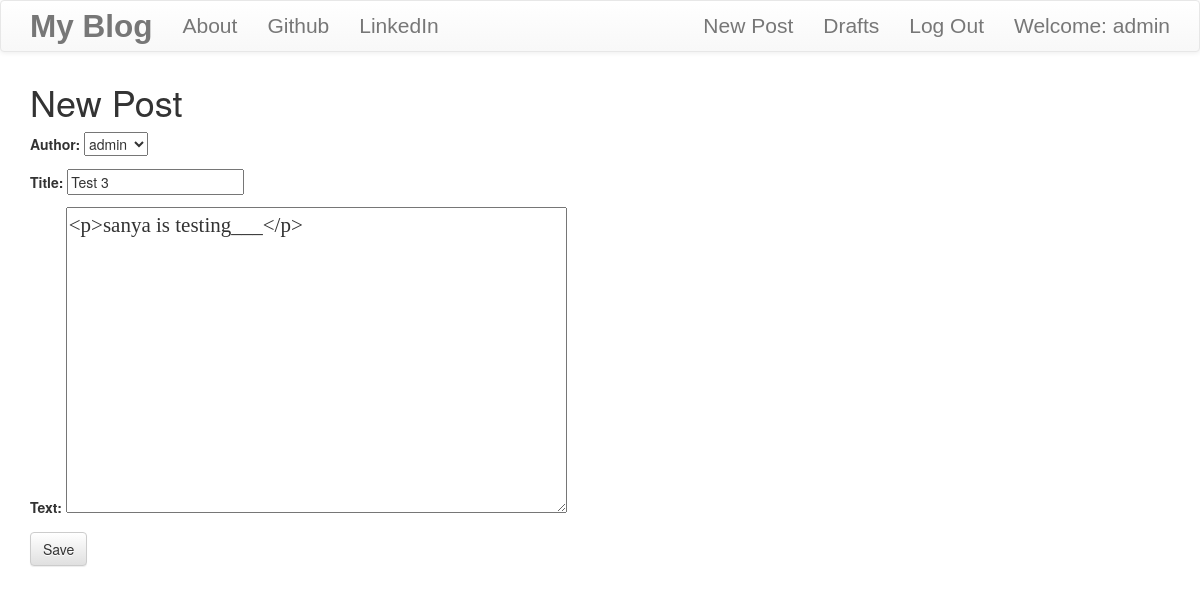
Page /post/18/edit/ (signed in) on the committed database.
### blog/models.py (models this page shows, shortened)
class Post(models.Model):
    author = models.ForeignKey('auth.User', on_delete=models.CASCADE)
    title = models.CharField(max_length=200)
    text = models.TextField()
    created_date = models.DateTimeField(default=timezone.now)
    published_date = models.DateTimeField(blank=True, null=True)

### blog/views.py (the view)
# urls.py: path('post/<int:pk>/edit/', views.PostUpdateView.as_view(), name='post_edit'),
class PostUpdateView(LoginRequiredMixin,UpdateView):
    login_url = '/login/'
    REDIRECT_FIELD_NAME = 'blog/post_detail.html'
    form_class = PostForm
    model = Post

### blog/forms.py
class PostForm(forms.ModelForm):
    class Meta():
        model = Post
        fields =('author', 'title', 'text')
        widgets ={
            'title':forms.TextInput(attrs={'class':'textinputclass'}),
            'text':forms.Textarea(attrs={'class':'editable medium-editor-textarea postcontent'})
        }

### blog/templates/blog/post_form.html (shortened to what this page needs)
{% extends 'blog/base.html' %}
{% block content %}
    <h1>New Post</h1>
    <form class="post-form" method="POST"^>
        {{ form.as_p }}
        <button type="submit" class="save btn btn-default">Save</button>
    </form>
{% endblock %}

### blog/templates/blog/base.html (shortened to what this page needs)
<!DOCTYPE html>
{% load static %}
<html>
    <head>
<link rel="stylesheet" href="https://maxcdn.bootstrapcdn.com/bootstrap/3.3.7/css/bootstrap.min.css">
<link rel="stylesheet" href="https://maxcdn.bootstrapcdn.com/bootstrap/3.3.7/css/bootstrap-theme.min.css">
        <link rel="stylesheet" href="//cdn.jsdelivr.net/npm/medium-editor@latest/dist/css/medium-editor.min.css" type="text/css" media="screen" charset="utf-8">
        <link rel="stylesheet" href="{% static 'css/blog.css' %}">
    </head>
    <body class="loader">
       <nav class="navbar navbar-default techfont">
            <div class="container">
                <ul class="nav navbar-nav">
                <li><a class="navbar-brand bigbrand" href="{% url 'post_list' %}"><b>My Blog</b></a></li>
                <li><a href="{% url 'about' %}">About</a></li>
                <li><a href="https://www.github.com">Github</a></li>
                <li><a href="https://www.linkedin.com">LinkedIn</a></li>
                </ul>
                <ul class="nav navbar-nav navbar-right">
                {% if user.is_authenticated %}
                <li>
                        <a href="{% url 'post_new' %}">New Post</a>
                </li>
                <li>
                        <a href="{% url 'post_draft_list' %}">Drafts</a>
                </li>
                <li>
                        <a href="{% url 'logout' %}">Log Out</a>
                </li>
                <li>
                        <a>Welcome: {{ user.username }}</a>
                </li>
                    {% else %}
                    <li><a class="nav navbar-right" href="{% url 'login' %}"><span class="glyphicon glyphicon-user"></span></a></li>
                {% endif %}
            </nav>
                <div class="content container">
                    <div class="row">
                        <div class="col-md-8">
                            <div class="blog_posts">
                                {% block content %}
                                {% endblock %}
                            </div>
                        </div>
                    </div>
                </div>
    </body>
</html>

### blog/static/css/blog.css (style rules this page uses)
.techfont { font-family: 'Russo One', sans-serif; font-size: 1.5em; margin-bottom: 10px; }
.postcontent { font-family: 'Montserrat'; font-size: 1.5em; }
.bigbrand { font-size: 1.5em; }
.loader { filter: hue-rotate(0deg); color: linear-gradient(45deg, #0f8, #08f); animation: hue 5000ms infinite linear; }

### rows in the picture
Post: author "admin", title "Test 3", text "<p>sanya is testing___</p>"

### other values in the picture
{{ user.username }} "admin"
